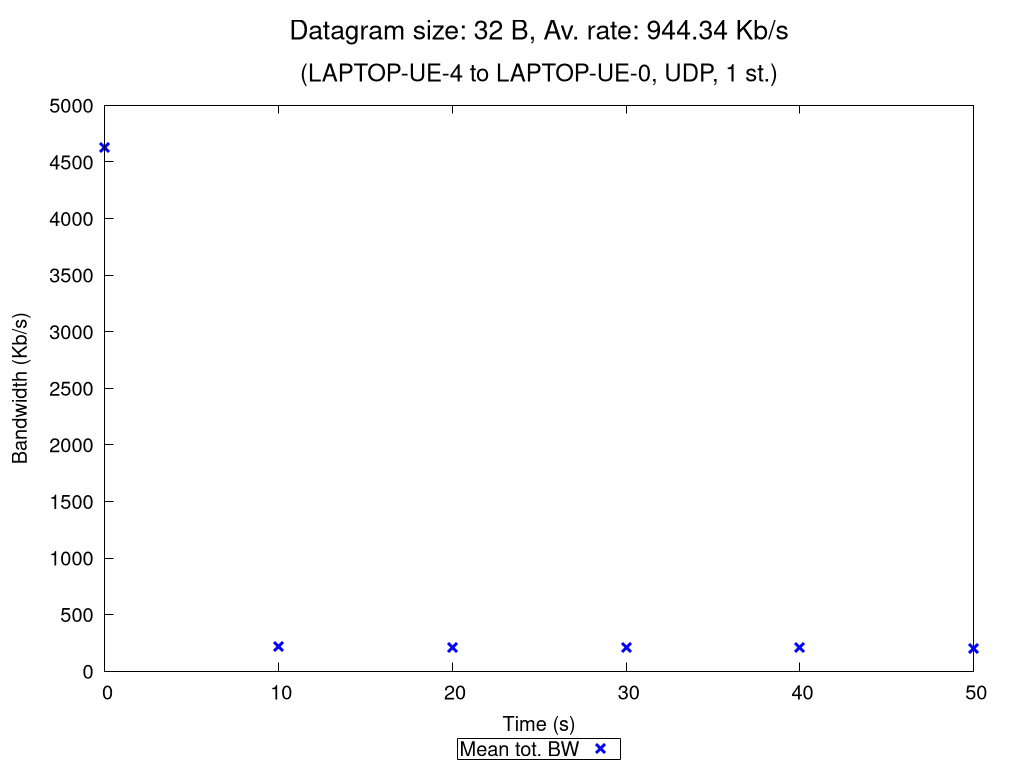

gnuplot code for this plot:
set terminal pngcairo nocrop enhanced size 1024,768 font "Verdana,15"
set output "UDP_1_st_2020_10_18_08-18-25_two2one_00032B.png"

set title "{/=20 Datagram size: 32 B, Av. rate: 944.34 Kb/s}\n\n{/=18 (LAPTOP-UE-4 to LAPTOP-UE-0, UDP, 1 st.)}"

set xlabel "Time (s)"
set ylabel "Bandwidth (Kb/s)"
set ytics nomirror
set key bmargin center horizontal box samplen 1 width -1
set bmargin 4.6
set rmargin 4.5

rf = 1000.0  # rate factor
set style fill transparent solid 0.2 noborder
set autoscale xfix
plot "UDP_1_st_2020_10_18_08-18-25_two2one_00032B_iperf_processed.dat" using 1:($2/rf-$3/rf):($2/rf+$3/rf) with filledcurves lc rgb "blue" notitle, \
     "" using 1:($2/rf) with points pt 2 ps 1.5 lw 3 lc rgb "blue" title "Mean tot. BW", \
